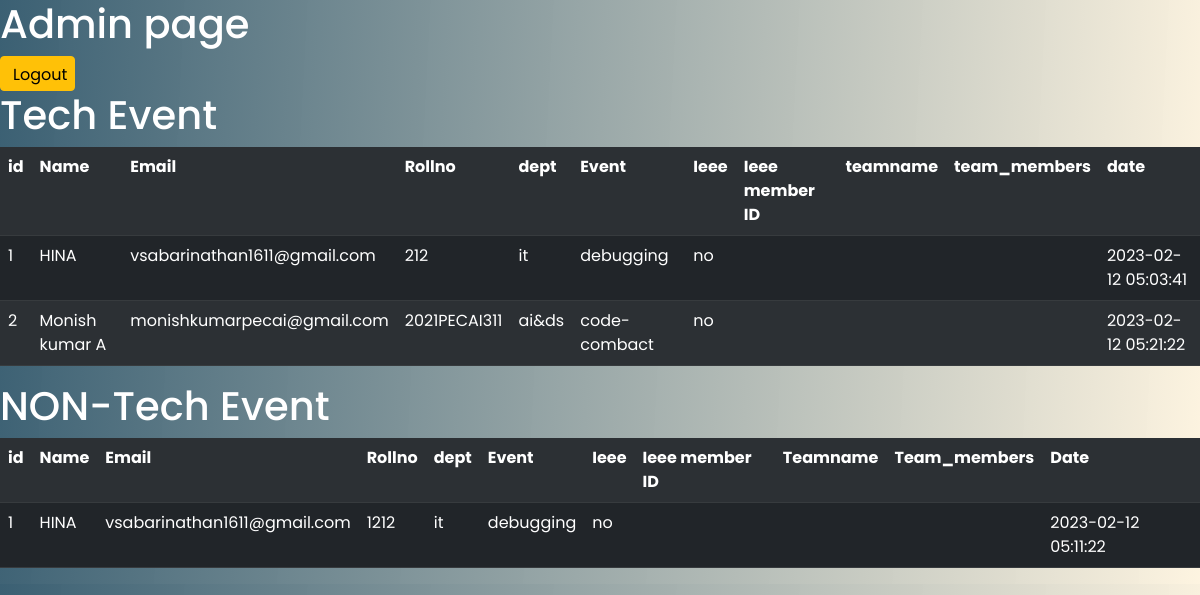
The page /admin (signed in) on the database its author committed.
### website/models.py (models this page shows)
class Tech_register(db.Model):
    id = db.Column(db.Integer, primary_key=True)
    name=db.Column(db.String(100))
    email = db.Column(db.String(150))
    rollno=db.Column(db.String(100))
    dept=db.Column(db.String(100))
    ieee=db.Column(db.String(10))
    i3emid= db.Column(db.String(100))
    event=db.Column(db.String(100))
    teamname=db.Column(db.String(500))
    team_members=db.Column(db.String(500))
    date = db.Column(db.DateTime(timezone=True), default=func.now())

class Non_register (db.Model):
    id = db.Column(db.Integer, primary_key=True)
    name=db.Column(db.String(100))
    email = db.Column(db.String(150))
    rollno=db.Column(db.String(100))
    dept=db.Column(db.String(100))
    ieee=db.Column(db.String(10))
    i3emid=db.Column(db.String(10))
    event=db.Column(db.String(100))
    teamname=db.Column(db.String(500))
    team_members=db.Column(db.String(500))
    date = db.Column(db.DateTime(timezone=True), default=func.now())

### website/views.py (the view)
@views.route('/admin',methods=['GET','POST'])
@login_required
def admin():
    if (current_user.admin==True):
        tech=Tech_register.query.order_by(Tech_register.date)
        non_tech=Non_register.query.order_by(Non_register.date)
        print("wrh")
    else:
        return redirect(url_for('auth.login'))
    return render_template("admin.html",tech=tech,non_tech=non_tech)

### website/templates/admin.html (shortened to what this page needs)
<!DOCTYPE html>
<html lang="en">
<head>
    <link
  rel="stylesheet"
  href="https://cdnjs.cloudflare.com/ajax/libs/font-awesome/6.0.0-beta3/css/all.min.css"
/>
<link rel="stylesheet" href="/static/css/admin.css">
<link href="https://cdn.jsdelivr.net/npm/bootstrap@5.1.3/dist/css/bootstrap.min.css" rel="stylesheet"
integrity="sha384-1BmE4kWBq78iYhFldvKuhfTAU6auU8tT94WrHftjDbrCEXSU1oBoqyl2QvZ6jIW3">
</head>
<body>
<h1>Admin page</h1>
<a class="btn btn-warning" href="{{url_for('auth.logout')}}">Logout</a>
<div class="techtable">
    <h1>Tech Event</h1>
<table class="table table-dark table-striped">
    <tr>
      <th>id</th>
      <th>Name</th>
      <th>Email</th>
      <th>Rollno</th>
      <th>dept</th>
      <th>Event</th>
      <th>Ieee</th>
      <th>Ieee member ID</th>
      <th>teamname</th>
      <th>team_members</th>
      <th>date</th>
    </tr>
    {% for tech in tech %}
    <tr>
      <td>{{tech.id}}</td>
      <td>{{tech.name}}</td>
      <td>{{tech.email}}</td>
      <td>{{tech.rollno}}</td>
      <td>{{tech.dept}}</td>
      <td>{{tech.event}}</td>
      <td>{{tech.ieee}}</td>
      <td>{{tech.i3emid}}</td>
      <td>{{tech.teamname}}</td>
      <td>{{tech.team_members}}</td>
      <td>{{tech.date}}</td>
    </tr>
    {%endfor%}
  </table>
</div>
<div class="non-tech">
    <h1>NON-Tech Event</h1>
    <table class="table table-dark table-striped">
        <tr>
          <th>id</th>
          <th>Name</th>
          <th>Email</th>
          <th>Rollno</th>
          <th>dept</th>
          <th>Event</th>
          <th>Ieee</th>
          <th>Ieee member ID</th>
          <th>Teamname</th>
          <th>Team_members</th>
          <th>Date</th>
        </tr>
        {% for non_tech in non_tech %}
        <tr>
          <td>{{non_tech.id}}</td>
          <td>{{non_tech.name}}</td>
          <td>{{non_tech.email}}</td>
          <td>{{non_tech.rollno}}</td>
          <td>{{non_tech.dept}}</td>
          <td>{{non_tech.event}}</td>
          <td>{{non_tech.ieee}}</td>
          <td>{{non_tech.i3emid}}</td>
          <td>{{non_tech.teamname}}</td>
          <td>{{non_tech.team_members}}</td>
          <td>{{non_tech.date}}</td>
        </tr>
        {%endfor%}
      </table>
</div>
</body>
</html>

### website/static/css/admin.css (style rules this page uses)
* { margin: 0; box-sizing: border-box; font-family: 'Poppins', sans-serif; }
body { background: linear-gradient(273deg, #fdf0d5ba, #003049c4); }
a { width: 35px; height: 25px; color: black; background-color: aqua; }
h1 { color: #fff; font-size: 20px; }
.btn-warning { color: #000; background-color: #ffc107; border-color: #ffc107; width: 75px; height: 35px; }

### rows shown on the page
Tech_register: id "1", name "HINA", email "vsabarinathan1611@gmail.com", rollno "212", dept "it", event "debugging", ieee "no", date "2023-02-12 05:03:41"
Tech_register: id "2", name "Monish kumar A", email "monishkumarpecai@gmail.com", rollno "2021PECAI311", dept "ai&ds", event "code-combact", ieee "no", date "2023-02-12 05:21:22"
Non_register: id "1", name "HINA", email "vsabarinathan1611@gmail.com", rollno "1212", dept "it", event "debugging", ieee "no", date "2023-02-12 05:11:22"
